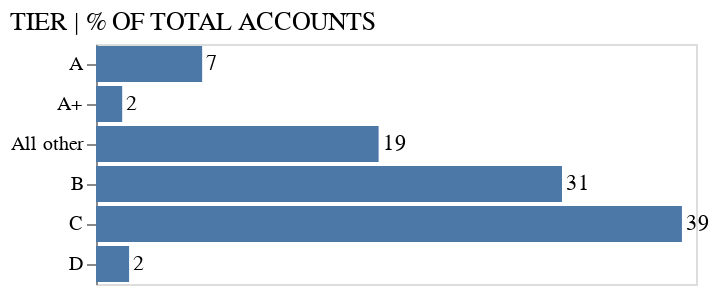

The cell this chart's notebook holds for it:
### Markdown cell above
The necessary adjustments involve placing the `Tier` label in the upper left corner, displaying values next to the bars instead of using an x-axis, and adding a title while rearranging the tiers.

### Code cell
# Creating a base chart with a title, aligned to the left and with normal font weight
base = alt.Chart(
    table_charts,
    title = alt.Title('TIER | % OF TOTAL ACCOUNTS', anchor = 'start', fontWeight = 'normal')
).mark_bar().encode(
    y = alt.Y('Tier', title = None),  # Encoding the 'Tier' field on the y-axis, without a specific title
    x = alt.X('% Accounts', axis = None),  # Encoding the '% Accounts' field on the x-axis, without axis labels
    order = alt.Order(field = 'Tier:O'),  # Ordering the bars based on the 'Tier' field
    text = alt.Text("% Accounts", format = ".0f")  # Displaying the '% Accounts' values as text, formatted to have no decimal places
)

# Creating the final bar chart by combining the bars and text labels
final_acc = base.mark_bar() + base.mark_text(align = 'left', dx = 2)

# Displaying the final bar chart
final_acc

### Figure 1 — Vega-Lite specification as saved in the notebook (floating-point values rounded to 4 significant figures)
{"config": {"view": {"continuousWidth": 300, "continuousHeight": 300}}, "layer": [{"mark": {"type": "bar"}, "encoding": {"order": {"field": "Tier:O"}, "text": {"field": "% Accounts", "format": ".0f", "type": "quantitative"}, "x": {"axis": null, "field": "% Accounts", "type": "quantitative"}, "y": {"field": "Tier", "title": null, "type": "nominal"}}, "title": {"text": "TIER | % OF TOTAL ACCOUNTS", "anchor": "start", "fontWeight": "normal"}}, {"mark": {"type": "text", "align": "left", "dx": 2}, "encoding": {"order": {"field": "Tier:O"}, "text": {"field": "% Accounts", "format": ".0f", "type": "quantitative"}, "x": {"axis": null, "field": "% Accounts", "type": "quantitative"}, "y": {"field": "Tier", "title": null, "type": "nominal"}}, "title": {"text": "TIER | % OF TOTAL ACCOUNTS", "anchor": "start", "fontWeight": "normal"}}], "data": {"name": "data-35f9124c4b8dd7e8e6a83d69924ed8ee"}, "$schema": "https://vega.github.io/schema/vega-lite/v5.8.0.json", "datasets": {"data-35f9124c4b8dd7e8e6a83d69924ed8ee": [{"Tier": "A+", "# of Accounts": 19.0, "% Accounts": 1.746, "Revenue ($M)": 3.927, "% Revenue": 21.0}, {"Tier": "A", "# of Accounts": 77.0, "% Accounts": 7.077, "Revenue ($M)": 4.675, "% Revenue": 25.0}, {"Tier": "B", "# of Accounts": 338.0, "% Accounts": 31.07, "Revenue ($M)": 5.984, "% Revenue": 32.0}, {"Tier": "C", "# of Accounts": 425.0, "% Accounts": 39.06, "Revenue ($M)": 2.805, "% Revenue": 15.0}, {"Tier": "D", "# of Accounts": 24.0, "% Accounts": 2.206, "Revenue ($M)": 0.374, "% Revenue": 2.0}, {"Tier": "All other", "# of Accounts": 205.0, "% Accounts": 18.84, "Revenue ($M)": 0.935, "% Revenue": 5.0}]}}
